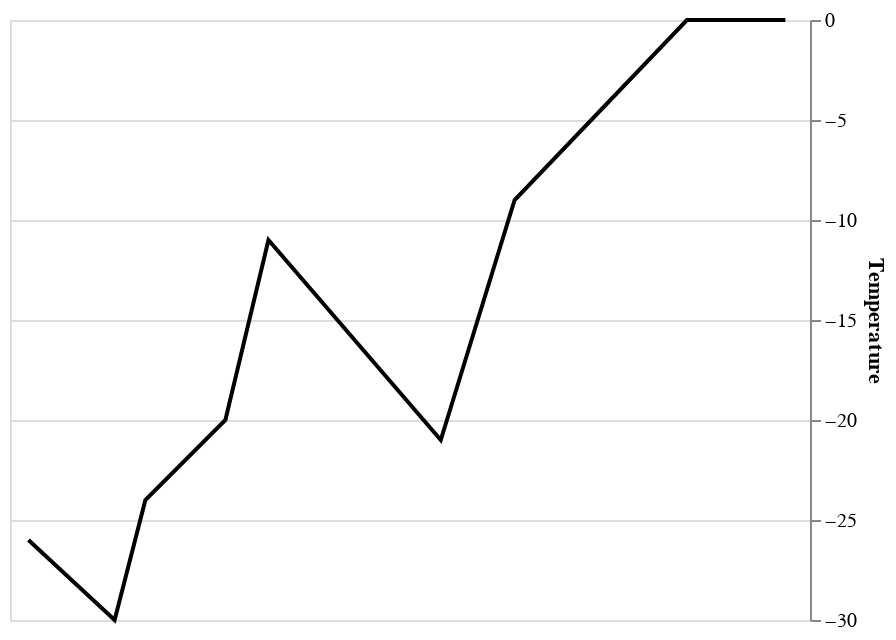

Notebook code cell kept with this figure:
### Code cell
temperature_chart_1

### Figure 1 — Vega-Lite specification as saved in the notebook (floating-point values rounded to 4 significant figures)
{"config": {"view": {"continuousWidth": 400, "continuousHeight": 300}}, "data": {"name": "data-071a2d87cf4841c773e950f127382a52"}, "mark": {"type": "line", "color": "#000000"}, "encoding": {"x": {"type": "quantitative", "axis": null, "field": "LONT"}, "y": {"type": "quantitative", "axis": {"orient": "right", "title": "Temperature"}, "field": "TEMP"}}, "$schema": "https://vega.github.io/schema/vega-lite/v4.0.2.json", "datasets": {"data-071a2d87cf4841c773e950f127382a52": [{"LONT": 37.6, "TEMP": 0.0, "DAYS": 6.0, "MON": "Oct", "DAY": 18.0, "TEXT": "0.0°Oct"}, {"LONT": 36.0, "TEMP": 0.0, "DAYS": 6.0, "MON": "Oct", "DAY": 24.0, "TEXT": "0.0°Oct"}, {"LONT": 33.2, "TEMP": -9.0, "DAYS": 16.0, "MON": "Nov", "DAY": 9.0, "TEXT": "-9.0°Nov"}, {"LONT": 32.0, "TEMP": -21.0, "DAYS": 5.0, "MON": "Nov", "DAY": 14.0, "TEXT": "-21.0°Nov"}, {"LONT": 29.2, "TEMP": -11.0, "DAYS": 10.0, "MON": "", "DAY": "", "TEXT": "-11.0°"}, {"LONT": 28.5, "TEMP": -20.0, "DAYS": 4.0, "MON": "Nov", "DAY": 28.0, "TEXT": "-20.0°Nov"}, {"LONT": 27.2, "TEMP": -24.0, "DAYS": 3.0, "MON": "Dec", "DAY": 1.0, "TEXT": "-24.0°Dec"}, {"LONT": 26.7, "TEMP": -30.0, "DAYS": 5.0, "MON": "Dec", "DAY": 6.0, "TEXT": "-30.0°Dec"}, {"LONT": 25.3, "TEMP": -26.0, "DAYS": 1.0, "MON": "Dec", "DAY": 7.0, "TEXT": "-26.0°Dec"}]}}
